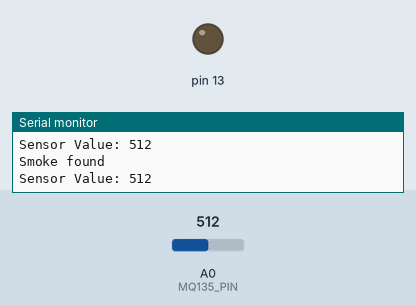
This sketch was run on a simulated Arduino Uno, built with avr-gcc and run on an emulated ATmega328P. Parts: output pins drawn as LEDs (lit = HIGH), the last lines printed to the serial monitor. Dashed ring = blinking. The inputs (shaded band) are chosen by the test bench; at power-on: A0 (MQ135_PIN) = 512.

Above: at 2.8 s.
2.9 s: A0 (MQ135_PIN) set to 122
At 3.3 s:
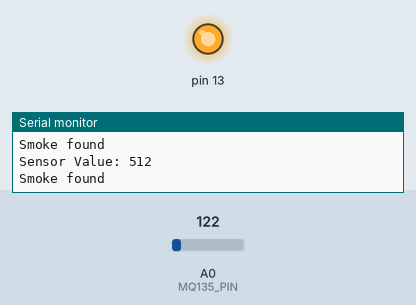
5.6 s: A0 (MQ135_PIN) set to 144
At 7.6 s:
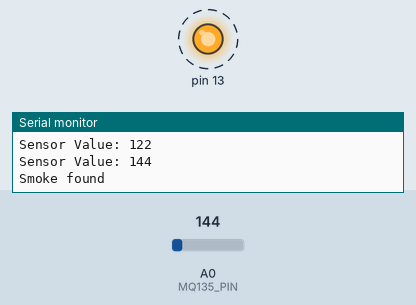
11.6 s: A0 (MQ135_PIN) set to 120
At 12.7 s:
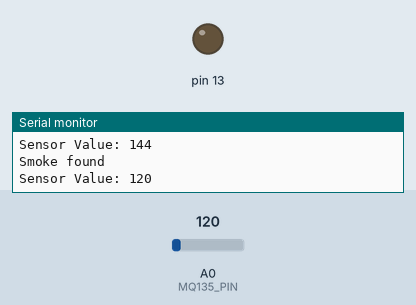
14.3 s: A0 (MQ135_PIN) set to 140
At 16.8 s:
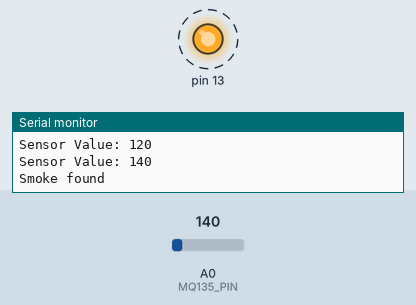
Timing chart, 0 to 21.3 s (numbered marks = the images above; inputs shaded):
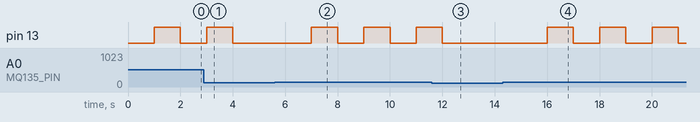

The sketch:

MQ135Tester.ino
```cpp
#define MQ135_PIN A0  // Define MQ135 sensor connected to A0

void setup() {
    Serial.begin(9600);  // Start serial communication
    pinMode(13,OUTPUT);
}

void loop() {
    int sensorValue = analogRead(MQ135_PIN);  // Read analog value from MQ135
    float voltage = sensorValue * (5.0 / 1023.0); // Convert to voltage
    Serial.print("Sensor Value: ");
    Serial.println(sensorValue);
    //Serial.print(" | Voltage: ");
    //Serial.println(voltage);
    delay(1000); // Wait 1 second before next reading
    if(sensorValue>130){
      digitalWrite(13,HIGH);
      Serial.println("Smoke found");
      delay(1000);
    }
    digitalWrite(13,LOW);
}
```

Measured:
- the behaviour switches between 130 and 131 on A0 (MQ135_PIN) (found by bisection; images 1 and 2)
- after the input at 2.9 s, pin 13: goes on until 4.0 s, then stays LOW
- after the input at 5.6 s, pin 13: alternates HIGH for 1.0 s and LOW for 1.0 s, starting after 1.4 s
- after the input at 11.6 s, pin 13: goes on until 12.0 s, then stays LOW
- after the input at 14.3 s, pin 13: alternates HIGH for 1.0 s and LOW for 1.0 s, starting after 1.7 s
